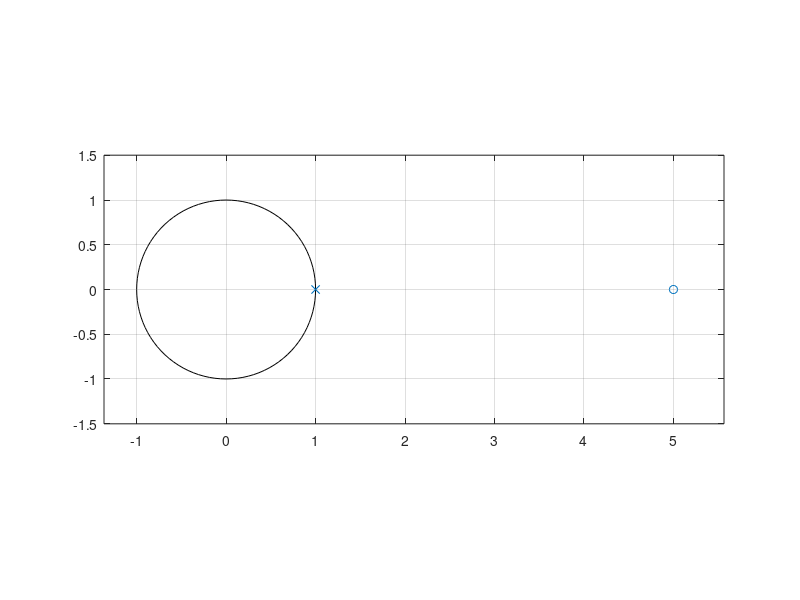
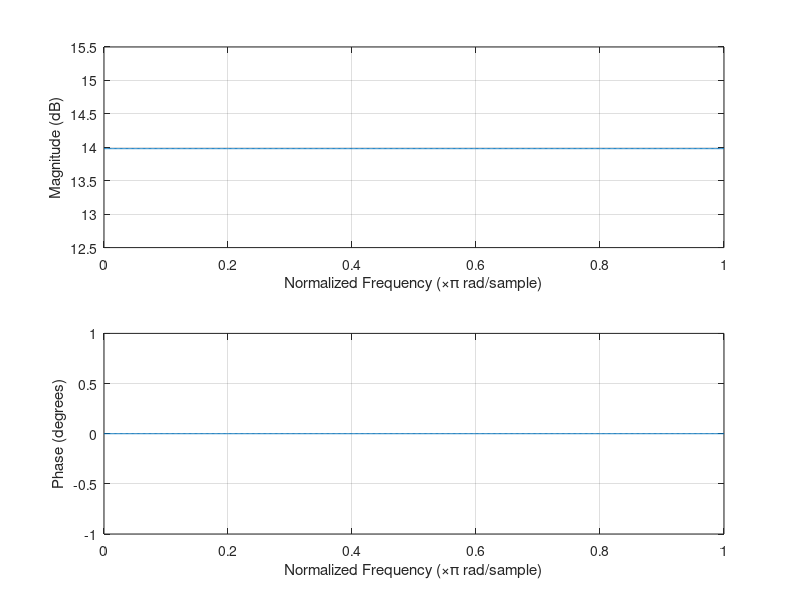
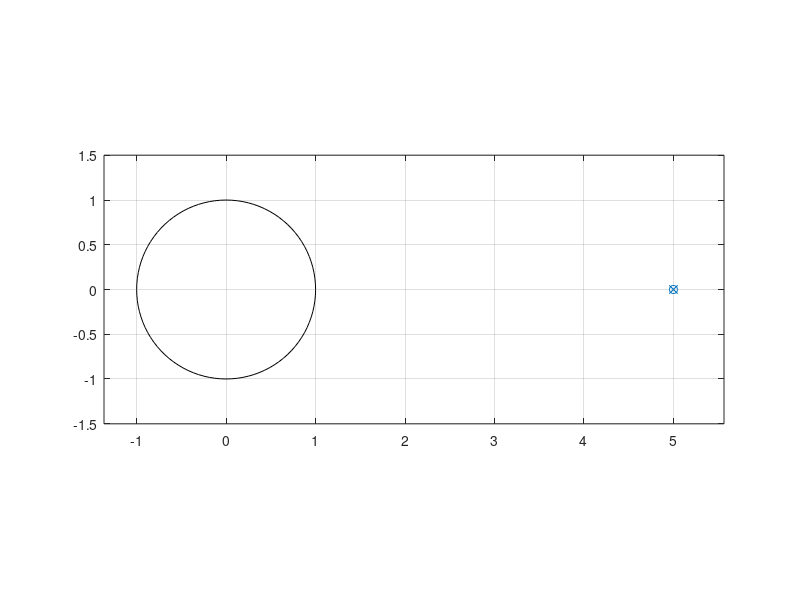
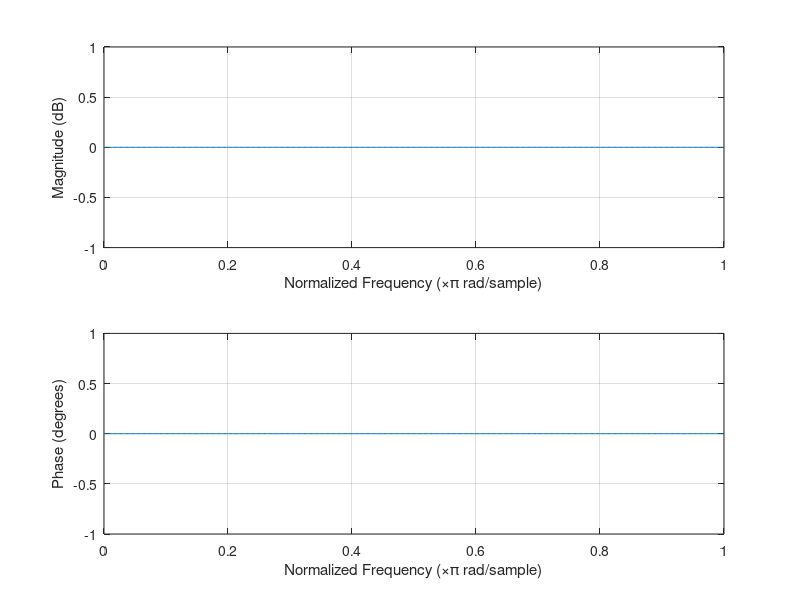

Here is the MATLAB script that generated these plots, in order:
% Digital Siganl Processing lab 
% Experiment no. 5
% Date : 3-3-23
% Name : Aryan J. 
% Title : Plot pole zero plot& magnitrude plotof given transfer function

close all;
clear;
clc;

% task1 
% for Questions 1,2,3,4,7,8
h = input('Enter  a sequence :');
b = 1;                              % coefficient of the denominator
figure(1);
zplane(h,b);                        %  Z-plane zero-pole plot
figure(2);
freqz(h,b);                         % Frequency response of digital filter

% For Questions 5,6,9,10
num = input('Enter the numerator');
den = input('Enter the denominator');
sys = filt(num, den);
figure(3);
zplane(num,den);
figure(4);
freqz(num,den);


% %% task 2
% 
% For Questions 1,2,3,4,7,8
% x = input('Enter the input sequence:');
% n = length(x);
% Z = zeros(1,n);
% 
% if( mod(n,2) == 0)
%         disp('Given sequence is even');
%         if (x - fliplr(x)==0)
%         disp('This is a Low Pass Filter');
%         elseif(x + fliplr(x)==0)
%         disp('This is High Pass Filter');
%         else
%         disp('No comments')
%         end
% else 
%     disp('Given sequence is odd');
%     M = abs(x(0.5*(n+1)));
%     Z(0.5*(n+1)) = M;
% 
%         if (x + fliplr(x) == 2*Z)
%         disp('This is Band Pass Filter');
%         else
%         disp('No Comments');
%         end
% end

% For Questions 5,6,9,10

% I don't know How to do it 





